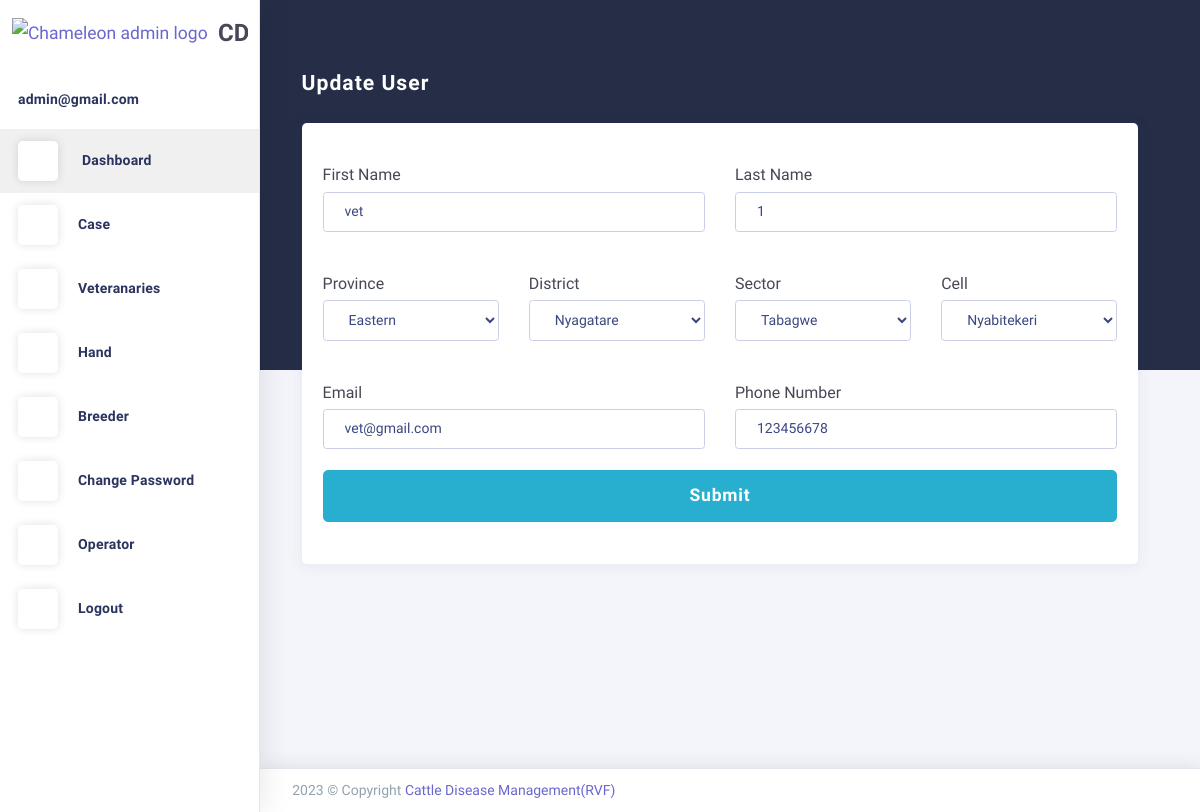
/updateUser/8/ (signed in), run on an earlier commit of the app's database.
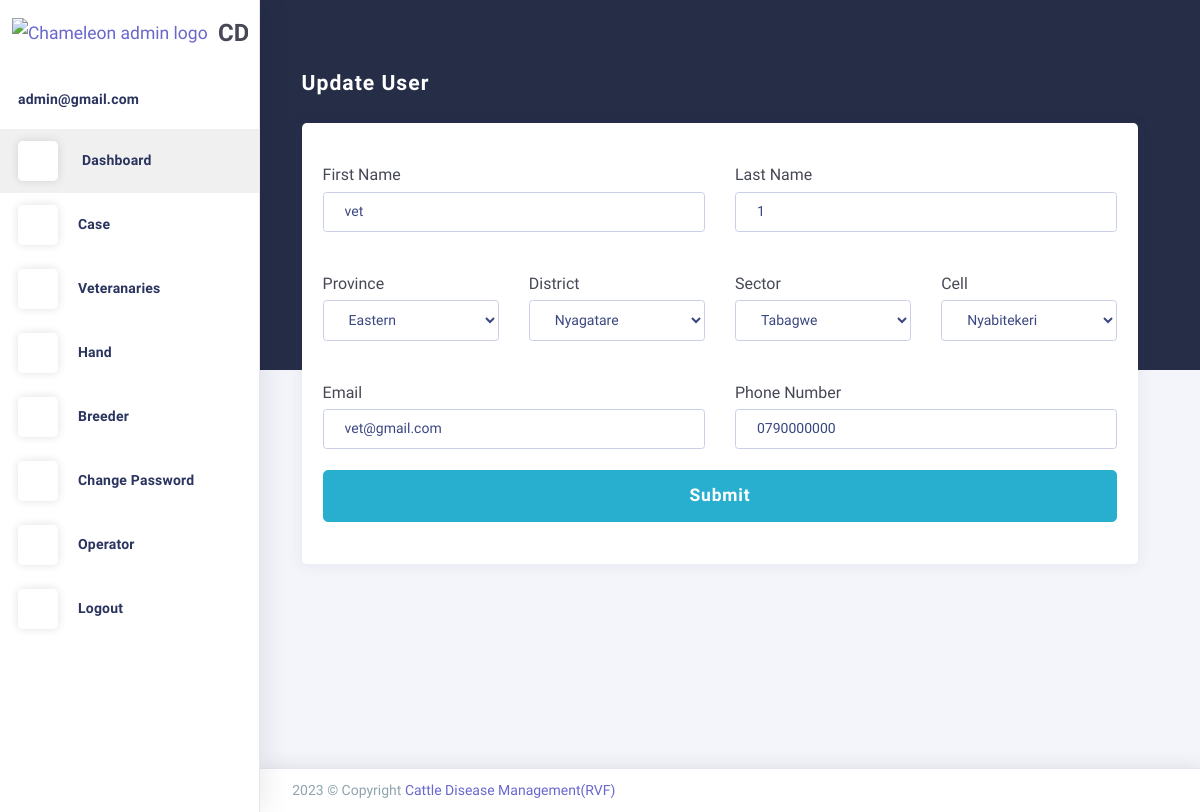
And on a later commit of the database.
### users/models.py (models this page shows, shortened)
class User(AbstractBaseUser, PermissionsMixin):
    FirstName=models.CharField(max_length=255,  null=True, blank=True)
    LastName=models.CharField(max_length=255,  null=True, blank=True)
    District=models.CharField(max_length=255,  null=True, blank=True)
    Sector=models.CharField(max_length=255,  null=True, blank=True)
    Cell=models.CharField(max_length=255,  null=True, blank=True)
    Province=models.CharField(max_length=255,  null=True, blank=True)
    email = models.EmailField(max_length=255, unique=True)
    phone = models.CharField(max_length=255, unique=True, null=True, blank=True)
    typee = models.CharField(max_length=255, null=True, blank=True)
    active = models.BooleanField(default=True)
    staff = models.BooleanField(default=False)
    admin = models.BooleanField(default=False)
    objects = UserManager()
    USERNAME_FIELD = 'email'
    REQUIRED_FIELDS = []
    @property
    def is_active(self):
        return self.active

### users/views.py (the view)
# urls.py: path('updateUser/<int:upID>/',updateUser,name="updateUser"),
@login_required(login_url="/login")
def updateUser( request, upID):
    updateuser = User.objects.get(id=upID)
    if request.method == "POST":
        updateuser.FirstName = request.POST["fname"]
        updateuser.LastName = request.POST["lname"]
        updateuser.Province = request.POST["Pname"]
        updateuser.District = request.POST["Dname"]
        updateuser.Sector = request.POST["Sname"]
        updateuser.Cell = request.POST["Cname"]
        updateuser.email = request.POST["email"]
        updateuser.phone = request.POST["phone"]
        updateuser.save()
        return redirect("Users")
    else:
        return render(request, "updateUsers.html", {"updateuser": updateuser})

### users/templates/updateUsers.html (shortened to what this page needs)
{% extends 'base.html' %}
{% load static %}
{% block content %}
  <div class="app-content content" style="margin-left:-20px">
    <div class="content-wrapper">
      <div class="content-header row">
        <div class="content-header-left col-md-4 col-12 mb-2">
          <h3 class="content-header-title">Update User</h3>
        </div>
      </div>
      <div class="content-body">
        <section class="textarea-select">
          <div class="row match-height">
            <div class="col-lg-12 col-md-12">
              <div class="card mt-50">
                <div class="card-block">
                  <div class="card-body">
                    <form enctype="multipart/form-data" action="{% url 'updateUser' updateuser.id %}" method='POST'>
                      <div class="row">
                        <fieldset class="form-group col-lg-6">
                          <h5 class="mt-2">First Name</h5>
                          <input type="text" class="form-control" id="basicInput" name="fname" value={{updateuser.FirstName}} />
                        </fieldset>
                        <fieldset class="form-group col-lg-6">
                          <h5 class="mt-2">Last Name</h5>
                          <input type="text" class="form-control" id="basicInput" name="lname" value={{updateuser.LastName}} />
                        </fieldset>
                      </div>
                      <div class="row">
                        <fieldset class="form-group col-lg-3">
                          <h5 class="mt-2">Province</h5>
                          <select class="form-control" id="basicSelect" name="Pname" >
                            <option >{{updateuser.Province}}</option>
                          </select>
                        </fieldset>
                        <fieldset class="form-group col-lg-3">
                          <h5 class="mt-2">District</h5>
                          <select class="form-control" id="basicSelect" name="Dname">
                            <option>{{updateuser.District}}</option>
                          </select>
                        </fieldset>
                        <fieldset class="form-group col-lg-3">
                          <h5 class="mt-2">Sector</h5>
                          <select class="form-control" id="basicSelect" name="Sname">
                            <option>{{updateuser.Sector}}</option>
                          </select>
                        </fieldset>
                        <fieldset class="form-group col-lg-3">
                          <h5 class="mt-2">Cell</h5>
                          <select class="form-control" id="basicSelect" name="Cname">
                            <option>{{updateuser.Cell}}</option>
                          </select>
                        </fieldset>
                      </div>
                      <div class="row">
                        <fieldset class="form-group col-lg-6">
                          <h5 class="mt-2">Email</h5>
                          <input type="email" class="form-control" id="basicInput" name="email" value={{updateuser.email}} />
                        </fieldset>
                        <fieldset class="form-group col-lg-6">
                          <h5 class="mt-2">Phone Number</h5>
                          <input type="number" class="form-control" id="basicInput" name="phone" value={{updateuser.phone}} />
                        </fieldset>
                      </div>
                      <div class="form-group">
                        <button type="submit" class="btn mb-1 btn-info btn-lg btn-block">Submit</button>
                      </div>
                    </form>
                  </div>
                </div>
              </div>
            </div>
          </div>
        </section>
      </div>
    </div>
  </div>
{% endblock %}

What changed in the data, as far as the page shows it:
changed User "vet": phone "123456678" → "0790000000"
